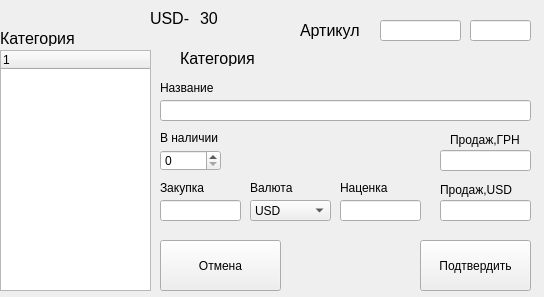
<?xml version="1.0" encoding="UTF-8"?>
<ui version="4.0">
 <class>Form</class>
 <widget class="QWidget" name="Form">
  <property name="geometry">
   <rect>
    <x>0</x>
    <y>0</y>
    <width>544</width>
    <height>297</height>
   </rect>
  </property>
  <property name="windowTitle">
   <string>Form</string>
  </property>
  <widget class="QLabel" name="label">
   <property name="geometry">
    <rect>
     <x>160</x>
     <y>80</y>
     <width>53</width>
     <height>16</height>
    </rect>
   </property>
   <property name="text">
    <string>Название</string>
   </property>
  </widget>
  <widget class="QLabel" name="label_2">
   <property name="geometry">
    <rect>
     <x>160</x>
     <y>130</y>
     <width>71</width>
     <height>16</height>
    </rect>
   </property>
   <property name="text">
    <string>В наличии</string>
   </property>
  </widget>
  <widget class="QSpinBox" name="spinBox">
   <property name="geometry">
    <rect>
     <x>160</x>
     <y>150</y>
     <width>61</width>
     <height>21</height>
    </rect>
   </property>
  </widget>
  <widget class="QLabel" name="label_3">
   <property name="geometry">
    <rect>
     <x>160</x>
     <y>180</y>
     <width>71</width>
     <height>16</height>
    </rect>
   </property>
   <property name="text">
    <string>Закупка</string>
   </property>
  </widget>
  <widget class="QLineEdit" name="lineEdit">
   <property name="geometry">
    <rect>
     <x>160</x>
     <y>100</y>
     <width>371</width>
     <height>21</height>
    </rect>
   </property>
  </widget>
  <widget class="QLineEdit" name="lineEdit_2">
   <property name="geometry">
    <rect>
     <x>160</x>
     <y>200</y>
     <width>81</width>
     <height>21</height>
    </rect>
   </property>
  </widget>
  <widget class="QLabel" name="label_4">
   <property name="geometry">
    <rect>
     <x>250</x>
     <y>180</y>
     <width>71</width>
     <height>16</height>
    </rect>
   </property>
   <property name="text">
    <string>Валюта</string>
   </property>
  </widget>
  <widget class="QComboBox" name="comboBox">
   <property name="geometry">
    <rect>
     <x>250</x>
     <y>200</y>
     <width>81</width>
     <height>21</height>
    </rect>
   </property>
   <property name="editable">
    <bool>false</bool>
   </property>
   <item>
    <property name="text">
     <string>USD</string>
    </property>
   </item>
  </widget>
  <widget class="QLineEdit" name="lineEdit_3">
   <property name="geometry">
    <rect>
     <x>340</x>
     <y>200</y>
     <width>81</width>
     <height>21</height>
    </rect>
   </property>
   <property name="text">
    <string/>
   </property>
  </widget>
  <widget class="QLabel" name="label_5">
   <property name="geometry">
    <rect>
     <x>340</x>
     <y>180</y>
     <width>71</width>
     <height>16</height>
    </rect>
   </property>
   <property name="text">
    <string>Наценка</string>
   </property>
  </widget>
  <widget class="QLineEdit" name="lineEdit_4">
   <property name="geometry">
    <rect>
     <x>440</x>
     <y>200</y>
     <width>91</width>
     <height>21</height>
    </rect>
   </property>
   <property name="text">
    <string/>
   </property>
  </widget>
  <widget class="QLabel" name="label_6">
   <property name="geometry">
    <rect>
     <x>440</x>
     <y>180</y>
     <width>81</width>
     <height>20</height>
    </rect>
   </property>
   <property name="text">
    <string>Продаж,USD</string>
   </property>
  </widget>
  <widget class="QLabel" name="label_7">
   <property name="geometry">
    <rect>
     <x>450</x>
     <y>130</y>
     <width>81</width>
     <height>20</height>
    </rect>
   </property>
   <property name="text">
    <string>Продаж,ГРН</string>
   </property>
  </widget>
  <widget class="QLineEdit" name="lineEdit_5">
   <property name="geometry">
    <rect>
     <x>440</x>
     <y>150</y>
     <width>91</width>
     <height>21</height>
    </rect>
   </property>
   <property name="text">
    <string/>
   </property>
  </widget>
  <widget class="QTreeWidget" name="treeWidget">
   <property name="geometry">
    <rect>
     <x>0</x>
     <y>50</y>
     <width>151</width>
     <height>241</height>
    </rect>
   </property>
   <column>
    <property name="text">
     <string notr="true">1</string>
    </property>
   </column>
  </widget>
  <widget class="QPushButton" name="pushButton">
   <property name="geometry">
    <rect>
     <x>160</x>
     <y>240</y>
     <width>121</width>
     <height>51</height>
    </rect>
   </property>
   <property name="text">
    <string>Отмена</string>
   </property>
  </widget>
  <widget class="QPushButton" name="pushButton_2">
   <property name="geometry">
    <rect>
     <x>420</x>
     <y>240</y>
     <width>111</width>
     <height>51</height>
    </rect>
   </property>
   <property name="text">
    <string>Подтвердить</string>
   </property>
  </widget>
  <widget class="QLabel" name="label_8">
   <property name="geometry">
    <rect>
     <x>0</x>
     <y>30</y>
     <width>171</width>
     <height>16</height>
    </rect>
   </property>
   <property name="font">
    <font>
     <family>Cantarell</family>
     <pointsize>12</pointsize>
     <weight>50</weight>
     <bold>false</bold>
    </font>
   </property>
   <property name="text">
    <string>Категория</string>
   </property>
  </widget>
  <widget class="QLabel" name="label_9">
   <property name="geometry">
    <rect>
     <x>150</x>
     <y>10</y>
     <width>51</width>
     <height>16</height>
    </rect>
   </property>
   <property name="font">
    <font>
     <family>Cantarell</family>
     <pointsize>12</pointsize>
     <weight>50</weight>
     <bold>false</bold>
    </font>
   </property>
   <property name="text">
    <string>USD-</string>
   </property>
  </widget>
  <widget class="QLabel" name="USD_value">
   <property name="geometry">
    <rect>
     <x>200</x>
     <y>10</y>
     <width>41</width>
     <height>16</height>
    </rect>
   </property>
   <property name="font">
    <font>
     <family>Cantarell</family>
     <pointsize>12</pointsize>
     <weight>50</weight>
     <bold>false</bold>
    </font>
   </property>
   <property name="text">
    <string>30</string>
   </property>
  </widget>
  <widget class="QLabel" name="label_10">
   <property name="geometry">
    <rect>
     <x>300</x>
     <y>20</y>
     <width>61</width>
     <height>21</height>
    </rect>
   </property>
   <property name="font">
    <font>
     <family>Cantarell</family>
     <pointsize>12</pointsize>
     <weight>50</weight>
     <bold>false</bold>
    </font>
   </property>
   <property name="text">
    <string>Артикул</string>
   </property>
  </widget>
  <widget class="QLineEdit" name="lineEdit_6">
   <property name="geometry">
    <rect>
     <x>380</x>
     <y>20</y>
     <width>81</width>
     <height>21</height>
    </rect>
   </property>
  </widget>
  <widget class="QLineEdit" name="lineEdit_7">
   <property name="geometry">
    <rect>
     <x>470</x>
     <y>20</y>
     <width>61</width>
     <height>21</height>
    </rect>
   </property>
  </widget>
  <widget class="QLabel" name="category_title">
   <property name="geometry">
    <rect>
     <x>180</x>
     <y>50</y>
     <width>171</width>
     <height>16</height>
    </rect>
   </property>
   <property name="font">
    <font>
     <family>Cantarell</family>
     <pointsize>12</pointsize>
     <weight>50</weight>
     <bold>false</bold>
    </font>
   </property>
   <property name="text">
    <string>Категория</string>
   </property>
  </widget>
 </widget>
 <resources/>
 <connections/>
</ui>
